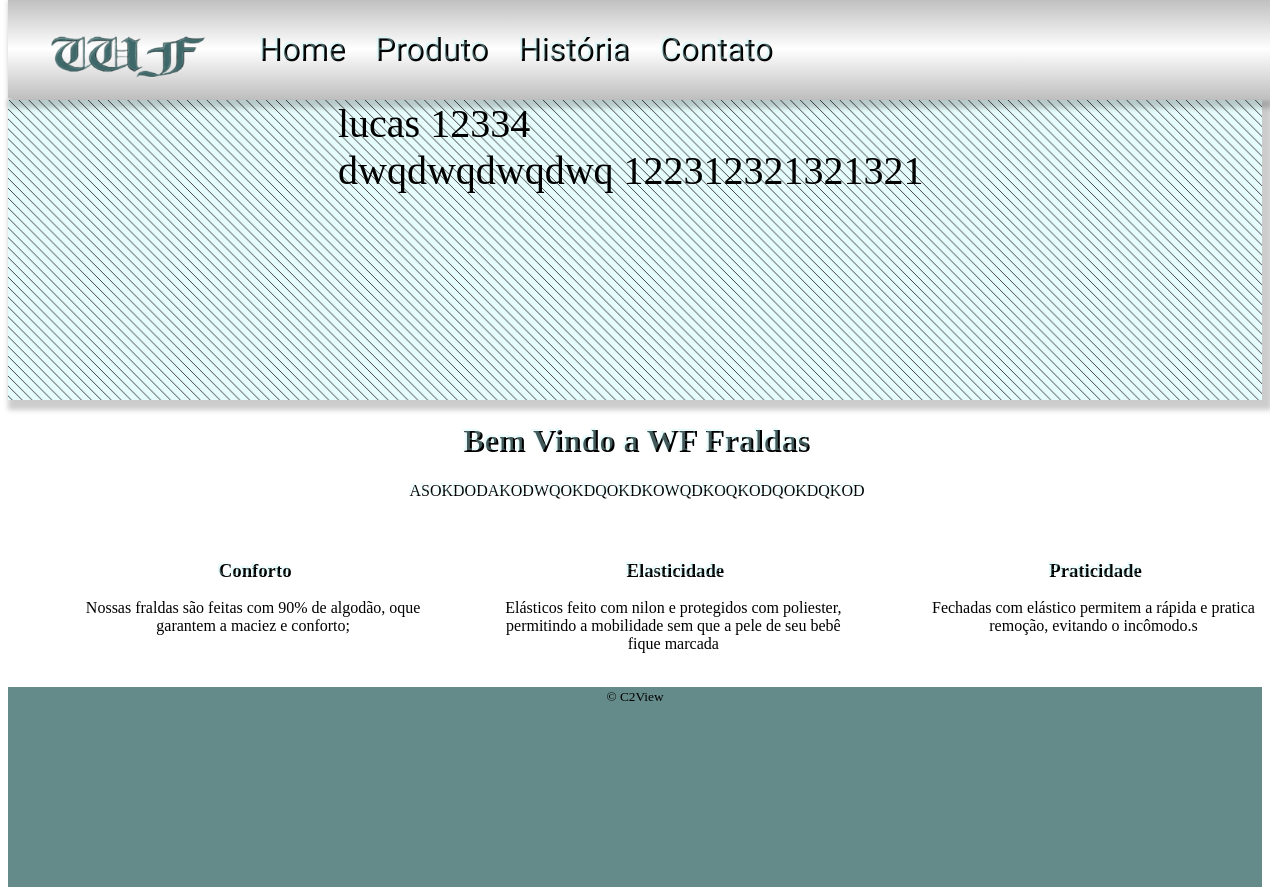
/home/, run on the app's committed database.
### home/models.py (models this page shows, shortened)
class Banner(models.Model):
    nome = models.CharField(max_length=100, default='lucas')
    tipo = models.CharField(choices=banner_choices, max_length=9)
    text = models.TextField(max_length=500)
    url = models.URLField(null=True)
    front_page = models.BooleanField(default=False)
    objects = BannerManager()
    def get_first_img(self):
        return self.banner_images.first()

### home/views.py (the view)
# urls.py: path('', views.homeview, name='home'),
def homeview(request):
    filter1 = Banner.objects.filter(tipo="INICIAL")
    filter2 = Banner.objects.filter(tipo="ICONS")
    context = {
        'filter1': filter1,
        'filter2': filter2,
    }
    return render(request, 'desktop/home.amp.html', context)

### templates/desktop/home.amp.html (shortened to what this page needs)
{% extends 'desktop/base.amp.html' %}
{% load static %}
    {% block content %}
    <div class="first">
        <amp-carousel class="carousel1"
        layout="fixed"
        height="400"
        width="1350"
        type="slides">
        {% for b in filter1 %}
        <div class="slide">
            <amp-fit-text class="carousel1" layout="fixed"
            width="400"
            height="300">{{b.nome}} {{b.text}} </amp-fit-text>
        </div>
        {% endfor %}
        </amp-carousel>
    </div>
    <div class="second">
        <h1 class="principal">Bem Vindo a WF Fraldas</h1>
        <p class="principal">ASOKDODAKODWQOKDQOKDKOWQDKOQKODQOKDQKOD </p>
    </div>
    <div class="third">
        {% for b in filter2 %}
            <div class="icon">
                <div class="icon-text">
                    <h3 class="principal">{{b.nome}}</h3>
                    <p>{{b.text}}</p>
                </div>
            </div>
        {% endfor %}
    </div>
{% endblock %}

### templates/desktop/base.amp.html (shortened to what this page needs)
{% load static %}
{% get_media_prefix as MEDIA_PREFIX %}
<!doctype html>
<html ⚡>
<head>
</head>
{% if v1 == 1 %}
    <body style="background-color: black;">
{% else %}
    <body>
{% endif %}
    <body>
    <div>
        <nav>
            <a class="logo" href="{% url 'home' %}">
                <div class="logo">
                </div>
            </a>
            <ul class="link">
                <li class="link"><a class="link" href="{% url 'home' %}">Home</a></li>
                <li class="link"><a class="link" href="{% url 'history' %}">Produto</a></li>
                <li class="link"><a class="link" href="{% url 'history' %}">História</a></li>
                <li class="link"><a class="link" href="{% url 'contact' %}">Contato</a></li>
            </ul>
        </nav>
    </div>
    {% block content %}
    {% endblock %}
    <br>
    <div class="footer">
        <footer>
            <a class="footer" href="https://c2view.com.br/">
                <small>
                    © C2View
                </small>
            </a>
        </footer>
    </div>
</body>
</html>

### templates/desktop/base.amp.html (style rules this page uses)
body { -webkit-animation: -amp-start 8s steps(1, end) 0s 1 normal both; -moz-animation: -amp-start 8s steps(1, end) 0s 1 normal both; -ms-animation: -amp-start 8s steps(1, end) 0s 1 normal both; animation: -amp-start 8s steps(1, end) 0s 1 normal both }

### data on the page
Banner: nome "lucas", text "12334"
Banner: nome "dwqdwqdwqdwq", text "122312321321321"
Banner: nome "Conforto", text "Nossas fraldas são feitas com 90% de algodão, oque garantem a maciez e conforto;"
Banner: nome "Elasticidade", text "Elásticos feito com nilon e protegidos com poliester, permitindo a mobilidade sem que a pele de seu bebê fique marcada"
Banner: nome "Praticidade", text "Fechadas com elástico permitem a rápida e pratica remoção, evitando o incômodo.s"
